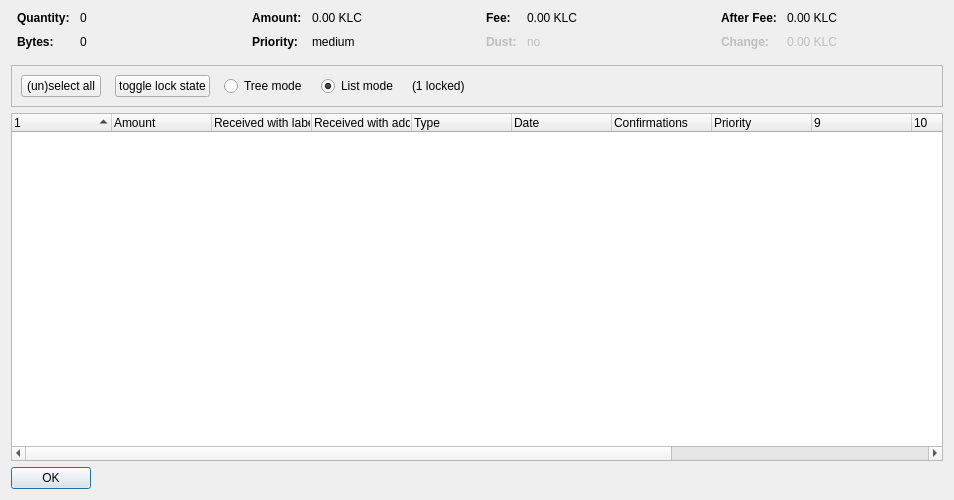
<?xml version="1.0" encoding="UTF-8"?>
<ui version="4.0">
 <class>CoinControlDialog</class>
 <widget class="QDialog" name="CoinControlDialog">
  <property name="geometry">
   <rect>
    <x>0</x>
    <y>0</y>
    <width>954</width>
    <height>500</height>
   </rect>
  </property>
  <property name="windowTitle">
   <string>Coin Selection</string>
  </property>
  <layout class="QVBoxLayout" name="verticalLayout">
   <item>
    <layout class="QHBoxLayout" name="horizontalLayoutTop" stretch="0,0,0,0">
     <property name="topMargin">
      <number>0</number>
     </property>
     <property name="bottomMargin">
      <number>10</number>
     </property>
     <item>
      <layout class="QFormLayout" name="formLayoutCoinControl1">
       <property name="horizontalSpacing">
        <number>10</number>
       </property>
       <property name="verticalSpacing">
        <number>10</number>
       </property>
       <property name="leftMargin">
        <number>6</number>
       </property>
       <property name="rightMargin">
        <number>6</number>
       </property>
       <item row="0" column="0">
        <widget class="QLabel" name="labelCoinControlQuantityText">
         <property name="font">
          <font>
           <weight>75</weight>
           <bold>true</bold>
          </font>
         </property>
         <property name="text">
          <string>Quantity:</string>
         </property>
        </widget>
       </item>
       <item row="0" column="1">
        <widget class="QLabel" name="labelCoinControlQuantity">
         <property name="cursor">
          <cursorShape>IBeamCursor</cursorShape>
         </property>
         <property name="contextMenuPolicy">
          <enum>Qt::ActionsContextMenu</enum>
         </property>
         <property name="text">
          <string notr="true">0</string>
         </property>
         <property name="textInteractionFlags">
          <set>Qt::LinksAccessibleByMouse|Qt::TextSelectableByKeyboard|Qt::TextSelectableByMouse</set>
         </property>
        </widget>
       </item>
       <item row="1" column="0">
        <widget class="QLabel" name="labelCoinControlBytesText">
         <property name="font">
          <font>
           <weight>75</weight>
           <bold>true</bold>
          </font>
         </property>
         <property name="text">
          <string>Bytes:</string>
         </property>
        </widget>
       </item>
       <item row="1" column="1">
        <widget class="QLabel" name="labelCoinControlBytes">
         <property name="cursor">
          <cursorShape>IBeamCursor</cursorShape>
         </property>
         <property name="contextMenuPolicy">
          <enum>Qt::ActionsContextMenu</enum>
         </property>
         <property name="text">
          <string notr="true">0</string>
         </property>
         <property name="textInteractionFlags">
          <set>Qt::LinksAccessibleByMouse|Qt::TextSelectableByKeyboard|Qt::TextSelectableByMouse</set>
         </property>
        </widget>
       </item>
      </layout>
     </item>
     <item>
      <layout class="QFormLayout" name="formLayoutCoinControl2">
       <property name="horizontalSpacing">
        <number>10</number>
       </property>
       <property name="verticalSpacing">
        <number>10</number>
       </property>
       <property name="leftMargin">
        <number>6</number>
       </property>
       <property name="rightMargin">
        <number>6</number>
       </property>
       <item row="0" column="0">
        <widget class="QLabel" name="labelCoinControlAmountText">
         <property name="font">
          <font>
           <weight>75</weight>
           <bold>true</bold>
          </font>
         </property>
         <property name="text">
          <string>Amount:</string>
         </property>
        </widget>
       </item>
       <item row="0" column="1">
        <widget class="QLabel" name="labelCoinControlAmount">
         <property name="cursor">
          <cursorShape>IBeamCursor</cursorShape>
         </property>
         <property name="contextMenuPolicy">
          <enum>Qt::ActionsContextMenu</enum>
         </property>
         <property name="text">
          <string notr="true">0.00 KLC</string>
         </property>
         <property name="textInteractionFlags">
          <set>Qt::LinksAccessibleByMouse|Qt::TextSelectableByKeyboard|Qt::TextSelectableByMouse</set>
         </property>
        </widget>
       </item>
       <item row="1" column="0">
        <widget class="QLabel" name="labelCoinControlPriorityText">
         <property name="font">
          <font>
           <weight>75</weight>
           <bold>true</bold>
          </font>
         </property>
         <property name="text">
          <string>Priority:</string>
         </property>
        </widget>
       </item>
       <item row="1" column="1">
        <widget class="QLabel" name="labelCoinControlPriority">
         <property name="cursor">
          <cursorShape>IBeamCursor</cursorShape>
         </property>
         <property name="contextMenuPolicy">
          <enum>Qt::ActionsContextMenu</enum>
         </property>
         <property name="text">
          <string>medium</string>
         </property>
         <property name="textInteractionFlags">
          <set>Qt::LinksAccessibleByMouse|Qt::TextSelectableByKeyboard|Qt::TextSelectableByMouse</set>
         </property>
        </widget>
       </item>
      </layout>
     </item>
     <item>
      <layout class="QFormLayout" name="formLayoutCoinControl3">
       <property name="horizontalSpacing">
        <number>10</number>
       </property>
       <property name="verticalSpacing">
        <number>10</number>
       </property>
       <property name="leftMargin">
        <number>6</number>
       </property>
       <property name="rightMargin">
        <number>6</number>
       </property>
       <item row="0" column="0">
        <widget class="QLabel" name="labelCoinControlFeeText">
         <property name="font">
          <font>
           <weight>75</weight>
           <bold>true</bold>
          </font>
         </property>
         <property name="text">
          <string>Fee:</string>
         </property>
        </widget>
       </item>
       <item row="0" column="1">
        <widget class="QLabel" name="labelCoinControlFee">
         <property name="cursor">
          <cursorShape>IBeamCursor</cursorShape>
         </property>
         <property name="contextMenuPolicy">
          <enum>Qt::ActionsContextMenu</enum>
         </property>
         <property name="text">
          <string notr="true">0.00 KLC</string>
         </property>
         <property name="textInteractionFlags">
          <set>Qt::LinksAccessibleByMouse|Qt::TextSelectableByKeyboard|Qt::TextSelectableByMouse</set>
         </property>
        </widget>
       </item>
       <item row="1" column="0">
        <widget class="QLabel" name="labelCoinControlLowOutputText">
         <property name="enabled">
          <bool>false</bool>
         </property>
         <property name="font">
          <font>
           <weight>75</weight>
           <bold>true</bold>
          </font>
         </property>
         <property name="text">
          <string>Dust:</string>
         </property>
        </widget>
       </item>
       <item row="1" column="1">
        <widget class="QLabel" name="labelCoinControlLowOutput">
         <property name="enabled">
          <bool>false</bool>
         </property>
         <property name="cursor">
          <cursorShape>IBeamCursor</cursorShape>
         </property>
         <property name="contextMenuPolicy">
          <enum>Qt::ActionsContextMenu</enum>
         </property>
         <property name="text">
          <string>no</string>
         </property>
         <property name="textInteractionFlags">
          <set>Qt::LinksAccessibleByMouse|Qt::TextSelectableByKeyboard|Qt::TextSelectableByMouse</set>
         </property>
        </widget>
       </item>
      </layout>
     </item>
     <item>
      <layout class="QFormLayout" name="formLayoutCoinControl4">
       <property name="horizontalSpacing">
        <number>10</number>
       </property>
       <property name="verticalSpacing">
        <number>10</number>
       </property>
       <property name="leftMargin">
        <number>6</number>
       </property>
       <property name="rightMargin">
        <number>6</number>
       </property>
       <item row="0" column="0">
        <widget class="QLabel" name="labelCoinControlAfterFeeText">
         <property name="font">
          <font>
           <weight>75</weight>
           <bold>true</bold>
          </font>
         </property>
         <property name="text">
          <string>After Fee:</string>
         </property>
        </widget>
       </item>
       <item row="0" column="1">
        <widget class="QLabel" name="labelCoinControlAfterFee">
         <property name="cursor">
          <cursorShape>IBeamCursor</cursorShape>
         </property>
         <property name="contextMenuPolicy">
          <enum>Qt::ActionsContextMenu</enum>
         </property>
         <property name="text">
          <string notr="true">0.00 KLC</string>
         </property>
         <property name="textInteractionFlags">
          <set>Qt::LinksAccessibleByMouse|Qt::TextSelectableByKeyboard|Qt::TextSelectableByMouse</set>
         </property>
        </widget>
       </item>
       <item row="1" column="0">
        <widget class="QLabel" name="labelCoinControlChangeText">
         <property name="enabled">
          <bool>false</bool>
         </property>
         <property name="font">
          <font>
           <weight>75</weight>
           <bold>true</bold>
          </font>
         </property>
         <property name="text">
          <string>Change:</string>
         </property>
        </widget>
       </item>
       <item row="1" column="1">
        <widget class="QLabel" name="labelCoinControlChange">
         <property name="enabled">
          <bool>false</bool>
         </property>
         <property name="cursor">
          <cursorShape>IBeamCursor</cursorShape>
         </property>
         <property name="contextMenuPolicy">
          <enum>Qt::ActionsContextMenu</enum>
         </property>
         <property name="text">
          <string notr="true">0.00 KLC</string>
         </property>
         <property name="textInteractionFlags">
          <set>Qt::LinksAccessibleByMouse|Qt::TextSelectableByKeyboard|Qt::TextSelectableByMouse</set>
         </property>
        </widget>
       </item>
      </layout>
     </item>
    </layout>
   </item>
   <item>
    <widget class="QFrame" name="frame">
     <property name="minimumSize">
      <size>
       <width>0</width>
       <height>40</height>
      </size>
     </property>
     <property name="frameShape">
      <enum>QFrame::StyledPanel</enum>
     </property>
     <property name="frameShadow">
      <enum>QFrame::Sunken</enum>
     </property>
     <layout class="QHBoxLayout" name="horizontalLayout">
      <item>
       <layout class="QHBoxLayout" name="horizontalLayoutPanel" stretch="0,0,0,0,0,0">
        <property name="spacing">
         <number>14</number>
        </property>
        <item>
         <widget class="QPushButton" name="pushButtonSelectAll">
          <property name="sizePolicy">
           <sizepolicy hsizetype="Maximum" vsizetype="Fixed">
            <horstretch>0</horstretch>
            <verstretch>0</verstretch>
           </sizepolicy>
          </property>
          <property name="text">
           <string>(un)select all</string>
          </property>
          <property name="autoDefault">
           <bool>false</bool>
          </property>
         </widget>
        </item>
        <item>
         <widget class="QPushButton" name="pushButtonToggleLock">
          <property name="sizePolicy">
           <sizepolicy hsizetype="Maximum" vsizetype="Fixed">
            <horstretch>0</horstretch>
            <verstretch>0</verstretch>
           </sizepolicy>
          </property>
          <property name="text">
           <string>toggle lock state</string>
          </property>
          <property name="autoDefault">
           <bool>false</bool>
          </property>
         </widget>
        </item>
        <item>
         <widget class="QRadioButton" name="radioTreeMode">
          <property name="sizePolicy">
           <sizepolicy hsizetype="Maximum" vsizetype="Fixed">
            <horstretch>0</horstretch>
            <verstretch>0</verstretch>
           </sizepolicy>
          </property>
          <property name="text">
           <string>Tree mode</string>
          </property>
         </widget>
        </item>
        <item>
         <widget class="QRadioButton" name="radioListMode">
          <property name="sizePolicy">
           <sizepolicy hsizetype="Maximum" vsizetype="Fixed">
            <horstretch>0</horstretch>
            <verstretch>0</verstretch>
           </sizepolicy>
          </property>
          <property name="text">
           <string>List mode</string>
          </property>
          <property name="checked">
           <bool>true</bool>
          </property>
         </widget>
        </item>
        <item>
         <widget class="QLabel" name="labelLocked">
          <property name="text">
           <string>(1 locked)</string>
          </property>
         </widget>
        </item>
        <item>
         <spacer name="horizontalSpacer">
          <property name="orientation">
           <enum>Qt::Horizontal</enum>
          </property>
          <property name="sizeHint" stdset="0">
           <size>
            <width>40</width>
            <height>20</height>
           </size>
          </property>
         </spacer>
        </item>
       </layout>
      </item>
     </layout>
    </widget>
   </item>
   <item>
    <widget class="CoinControlTreeWidget" name="treeWidget">
     <property name="contextMenuPolicy">
      <enum>Qt::CustomContextMenu</enum>
     </property>
     <property name="sortingEnabled">
      <bool>false</bool>
     </property>
     <property name="columnCount">
      <number>13</number>
     </property>
     <attribute name="headerShowSortIndicator" stdset="0">
      <bool>true</bool>
     </attribute>
     <attribute name="headerStretchLastSection">
      <bool>false</bool>
     </attribute>
     <column>
      <property name="text">
       <string/>
      </property>
     </column>
     <column>
      <property name="text">
       <string>Amount</string>
      </property>
     </column>
     <column>
      <property name="text">
       <string>Received with label</string>
      </property>
     </column>
     <column>
      <property name="text">
       <string>Received with address</string>
      </property>
     </column>
     <column>
      <property name="text">
       <string>Type</string>
      </property>
     </column>
     <column>
      <property name="text">
       <string>Date</string>
      </property>
     </column>
     <column>
      <property name="text">
       <string>Confirmations</string>
      </property>
      <property name="toolTip">
       <string>Confirmed</string>
      </property>
     </column>
     <column>
      <property name="text">
       <string>Priority</string>
      </property>
     </column>
     <column>
      <property name="text">
       <string/>
      </property>
     </column>
     <column>
      <property name="text">
       <string/>
      </property>
     </column>
     <column>
      <property name="text">
       <string/>
      </property>
     </column>
     <column>
      <property name="text">
       <string/>
      </property>
     </column>
     <column>
      <property name="text">
       <string/>
      </property>
     </column>
    </widget>
   </item>
   <item>
    <widget class="QDialogButtonBox" name="buttonBox">
     <property name="sizePolicy">
      <sizepolicy hsizetype="Maximum" vsizetype="Fixed">
       <horstretch>0</horstretch>
       <verstretch>0</verstretch>
      </sizepolicy>
     </property>
     <property name="orientation">
      <enum>Qt::Horizontal</enum>
     </property>
     <property name="standardButtons">
      <set>QDialogButtonBox::Ok</set>
     </property>
    </widget>
   </item>
  </layout>
 </widget>
 <customwidgets>
  <customwidget>
   <class>CoinControlTreeWidget</class>
   <extends>QTreeWidget</extends>
   <header>coincontroltreewidget.h</header>
  </customwidget>
 </customwidgets>
 <resources/>
 <connections/>
</ui>
